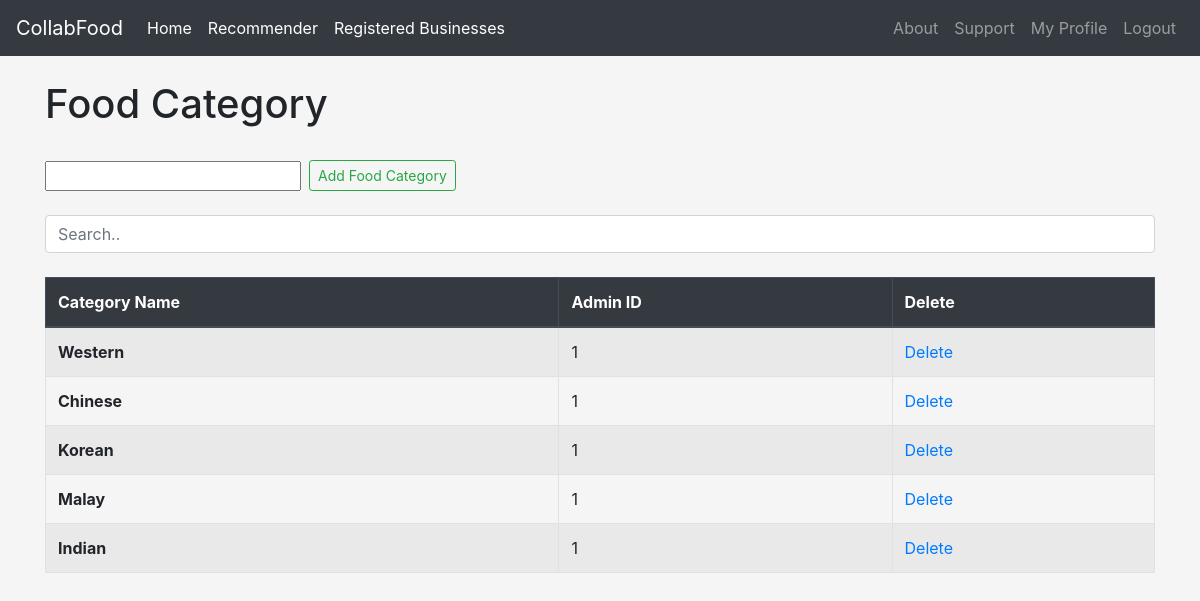
The app's page /administrative/foodcategory (signed in) with its own data.
### Homepage/models.py (models this page shows, shortened)
class FoodCategory(models.Model):
	categoryName = models.CharField(max_length=30)
	adminID = models.IntegerField()

### Homepage/views.py (the view)
# urls.py: path('administrative/foodcategory',views.food_category, name='foodcategory'),
def food_category(request):
	user_type = UserType.objects.get(user=request.user)
	foodCategory = FoodCategory.objects.all()
	form = FoodCategoryForm()
	context = {'user_type': user_type, 'foodCategory':foodCategory,'form':form}
	return render(request, 'foodcategory.html', context)

### Homepage/forms.py (shortened to what this page needs)
class FoodCategoryForm(forms.ModelForm):
	categoryName = forms.CharField(max_length=30)
	def __init__(self, *args, **kwargs):
		self.request = kwargs.pop('request', None)
		super(FoodCategoryForm, self).__init__(*args, **kwargs)
	class Meta:
		model = FoodCategory
		fields = ["categoryName"]

### Homepage/templates/foodcategory.html (shortened to what this page needs)
{% extends 'base.html' %}
{% block content %}
<h1>Food Category</h1>
<br>
<form action="{% url 'addfoodcategory' %}" class="form-inline my-2 my-lg-0" method="POST">
  <div class="form-group">
    {{ form.categoryName }}
  </div>
  <div class="form-group ml-2">
    <button class="btn btn-outline-success my-2 my-sm-0 btn-sm" type="submit">Add Food Category</button>
  </div>
</form>
<br>
<input class="form-control" id="searchCategory" type="text" placeholder="Search..">
<br>
<table class="table table-striped table-bordered table-hover">
  <thead class="thead-dark">
    <tr>
      <th scope="col">Category Name</th>
      <th scope="col">Admin ID</th>
      <th scope="col">Delete</th>
    </tr>
  </thead>
  <tbody id="Category">
  	{% if foodCategory %}
  		{% for item in foodCategory%}
  			<tr>
  			<th scope="row">{{ item.categoryName }}</th>
  			<td>{{item.adminID}}</td>
  			<td><a href="{% url 'deletefoodcategory' item.id %}">Delete</a><br></td>
  			</tr>
  		{% endfor %}
  	{% endif %}
  </tbody>
</table>
{% endblock %}

### records on screen
FoodCategory: categoryName "Western", adminID "1"
FoodCategory: categoryName "Chinese", adminID "1"
FoodCategory: categoryName "Korean", adminID "1"
FoodCategory: categoryName "Malay", adminID "1"
FoodCategory: categoryName "Indian", adminID "1"
